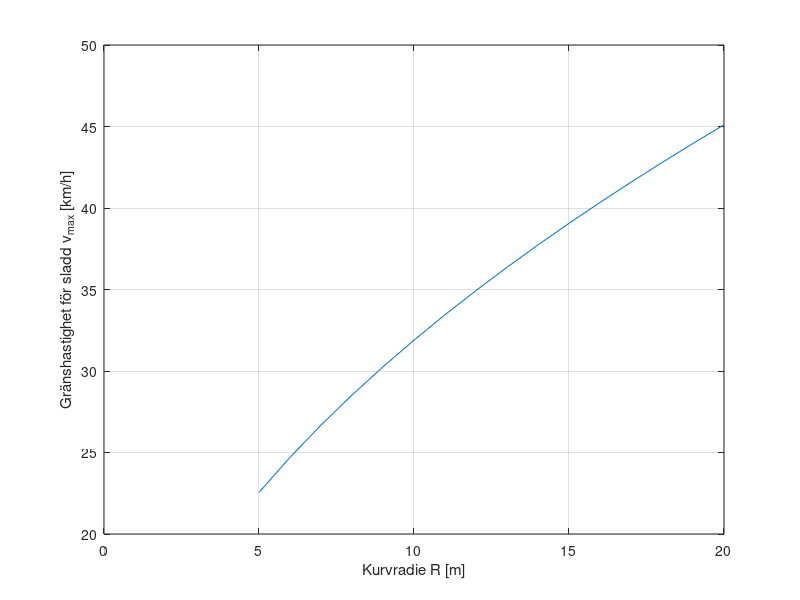

MATLAB code for this plot: (Note: this script raises an error after producing the figure.)
%% LastfordelningAxlar
% Program för bestämning av lastfördelning mellan fram och bakaxel på
% gokarten under olika körfall
%
% Anders Söderberg, KTH-Maskinkonstruktion, 2018-08-31
%

%% Städar
clear all
close all
clc

%% Givna in data
% Massa och masscentrum för gokart inkl. förare
L1   = 0.658;
L2   = 0.600;
B1   = 0.410;               % Masscentrums läge relativit vänster hjul [m]
B2   = 0.410;               % Masscentrums läge relativit höger hjul [m]
H1   = 0.400;               % Masscentrums läge över marknivån [m]
m    = 120;                 % Massa inkl. förare [kg]
r    = 0.135;               % Hjulradie [mm]

% Data för drivlinan
u    = 2;                   % Utväxling [-]
eta  = 0.95;                % Verkningsgrad [-]
Mmax = 11.2;                % Maximalt motormoment enligt datablad [Nm]

% Fysikaliska parametrar
mu   = 0.8;                 % Friktionstal mellan däck och vägbana [ - ]
g    = 9.81;                % Tyngdacceleration [m/s^2]


%% Beräkning av lastfördelning mellan fram och bakaxel för olika körfall
% Acceleration med maximalt motormoment
F(1) = u*eta*Mmax/r;                    % Drivande kraft [N]
a(1) = F(1)/m;                          % Acceleration [m/s^2]
N_fram(1)= (m*g*L2 -F(1)*H1)/(L1+L2);   % Normalkrafter fram [N]
N_bak(1)= m*g -N_fram(1);               % Normalkrafter bak [N]

% Konstant hastighet
F(2) = 0;
a(2) = F(2)/m;
N_fram(2)= (m*g*L2 -F(2)*H1)/(L1+L2);   % Normalkrafter fram [N]
N_bak(2)= m*g -N_fram(2);               % Normalkrafter bak [N]

% Acceleration med maximalt motormoment
N_bak(3)= m*g*L1/(L1+L2+mu*H1) ;        % Normalkrafter bak [N]
N_fram(3)= m*g -N_bak(3);               % Normalkrafter fram [N]
F(3) = -mu*N_bak(3);
a(3) = F(3)/m;

% Tar fram lastfördelning mellan fram och bak
Last_fram = zeros(3,1); Last_bak = Last_fram;

for i = 1:3
    Last_fram(i) = N_fram(i)/(m*g);
    Last_bak(i) = N_bak(i)/(m*g);
end

% Tabell med lastfördelning
Fall_axel ={'Acceleration        ' 'Konstant hastighet  ' 'Inbromsning         '};
disp(['                    ' 'Fram   ' 'Bak'])
for i =1:3
    disp([Fall_axel{i} num2str(round(Last_fram(i)*100)) '%      ' num2str(round(Last_bak(i)*100)) '% '])
end
disp(' ')

% Tabell med normalkrafterna
disp(['                    ' 'Fram   ' 'Bak'])
for i =1:3
    disp([Fall_axel{i} num2str(round(N_fram(i))) ' N     ' num2str(round(N_bak(i))) ' N'])
end
disp(' ')



%%  LastfordelningSida.m
% Program för beräkning av lastfördelning och maximal hastighet vid kurvtagning
% 
% Anders Söderberg KTH Maskinkonstruktion 2018-08-31
disp('- - - - - - - - - - - - - - - - - - - - - - - - - - -')
%% Bestämning av masscentrums maximala höjd över marken för att undvika tippning

Bmin = min(B1,B2);              % Avgör minsta avstånd från masscentrum till hjul [m]
H1max = Bmin/mu;                % Beräknar maximalt tillåtet värde på H1

%% Bestämning av maximal kurvhastighet för att undvika sladd

R = [5:20];                     % Kurvradier [m]
v  = sqrt(mu*g*R);              % Maximal hastiget för att undvika sladd [m/s]

%% Bestämning av normalkrafter i olika körfall

% Vänsterkurva på gränsen till sladd
N_left(1) = m*g*(B2-mu*H1)/(B1+B2); % Normalkraft på vänster sida [N]
N_right(1) = m*g -N_left(1);             % Normalkraft på höger sida [N]

% Körning rakt fram
N_left(2) = m*g*B2/(B1+B2);         % Normalkraft på vänster sida [N]
N_right(2) = m*g -N_left(2);             % Normalkraft på höger sida [N]

% Högerkurva på gränsen till sladd
N_left(3) = m*g*(B2+mu*H1)/(B1+B2); % Normalkraft på vänster sida [N]
N_right(3) = m*g -N_left(3);             % Normalkraft på höger sida [N]

%% Presentation av resultat

% Skriver ut massecntrums maximalt tillåtna höjd över marken
disp(' ')
disp(['H1max = ' num2str(round(H1max*1e3)) ' mm']);
disp(' ')

% Graf som visar vmax som funktion av kurvradien
figure
plot(R,v*3.6)
xlabel('Kurvradie R [m]')
ylabel('Gränshastighet för sladd v_m_a_x [km/h]')
grid on

% Tar fram lastfördelningen mellan sidorna
Last_left = zeros(3,1); Last_right = Last_left;
for i = 1:3
    Last_left(i) = N_left(i)/(m*g);
    Last_right(i) = N_right(i)/(m*g);
end

% Tabell med lastfördelning
Fall_sida ={'Vänster kurva   ' 'Rakt            ' 'Höger kurva     '};
disp(['               ' 'Vänster   ' 'Höger'])
for i =1:3
    disp([Fall_sida{i} num2str(round(Last_left(i)*100)) '%      ' num2str(round(Last_right(i)*100)) '% '])
end
disp(' ')

disp(['               ' 'Vänster   ' 'Höger'])
for i =1:3
    disp([Fall_sida{i} num2str(round(N_left(i))) ' N     ' num2str(round(N_right(i))) ' N'])
end
disp(' ')

disp('- - - - - - - - - - - - - - - - - - - - - - - - - - -')
%%

% Tar fram normalkrafter mellan framdäck och vägbana, dessa krafter
% blir de som kommer verka i lagren??

% Skapar vektorer
Last_front_left = zeros(5,1); Last_front_right = Last_front_left;

% Lastfördelning fram för Vänster sida
Last_front_left(1) = Last_fram(2)*Last_left(1);
Last_front_left(2) = Last_fram(1)*Last_left(2);
Last_front_left(3) = Last_fram(2)*Last_left(2);
Last_front_left(4) = Last_fram(3)*Last_left(2);
Last_front_left(5) = Last_fram(2)*Last_left(3);

%Lastfördelning fram för Höger sida
Last_front_right(1) = Last_fram(2)*Last_right(1);
Last_front_right(2) = Last_fram(1)*Last_right(2);
Last_front_right(3) = Last_fram(2)*Last_right(2);
Last_front_right(4) = Last_fram(3)*Last_right(2);
Last_front_right(5) = Last_fram(2)*Last_right(3);

% Krafter fram
Kraft_left = zeros(5); Kraft_right = Kraft_left;
for i = 1:5
    Kraft_right(i) = Last_front_right(i)*m*g;
    Kraft_left(i) = Last_front_left(i)*m*g;
end



% Visar tabell över total lastfördelning fram
Fall_fram ={'Vänstersväng        ' 'Acceleration        ' 'Konstant hastighet  ' 'Inbromsning         ' 'Högersväng          '};
disp(['                    ' 'Vänster   ' 'Höger'])
for i =1:5
    disp([Fall_fram{i} num2str(round(Last_front_left(i)*100)) '%      ' num2str(round(Last_front_right(i)*100)) '% '])
end
disp(' ')

% Visar tabell över totala normalkrafter fram
disp(['                    ' 'Vänster   ' 'Höger'])
for i =1:5
    disp([Fall_fram{i} num2str(round(Kraft_left(i))) ' N     ' num2str(round(Kraft_right(i))) ' N'])
end
disp(' ')

disp('- - - - - - - - - - - - - - - - - - - - - - - - - - -')

%% Beräkning av lagerkrafter ?? och livslängder

% Data för däck
v_kon = 50/3.6;
r = 0.254;
omkrets = pi*2*r;
n_kon = 60*(v_kon/omkrets);

% Krav

Min_s = 3000;                       % Minimala sträckan gokarten ska gå [mil]
Min_n = Min_s*10000*10^-6/omkrets   % Minimalt antal miljoner 
                                    % varv hjul/lager snurrar för sträckan

U1 = 0.25;      % Andel den körs i konstant hastighet i högerkurva
U2 = 0.25;      % Andel den körs i konstant hastighet i vänsterkurva
U3 = 0.25;      % Andel den körs i maximal acceleration på raksträcka
U4 = 0.10;      % Andel den körs i konstant hastighet på raksträcka
U5 = 0.15;      % Andel av sträckan den bromsas in från 50km/h

U_vec = [U1 U2 U3 U4 U5];

% Lagerdata 629 spårkullager
C0 = 1960;
C = 4750;
f0 = 12;
p = 3;
d = 0.009;
D = 0.026;

%% Olika fall för körning rakt fram

% Livslängd för främre lager vid konstant hastighet [vänster lager]
Fa_kon = 0;
Fr_kon = Kraft_left(3);
P_kon = Ekv_kraft_fun(Fr_kon,Fa_kon,f0,C0);
L10_kon = L10_fun(C,p,P_kon);

% Livsläng för främre lager vid acceleration [vänster lager]
Fa_acc = 0;
Fr_acc = Kraft_left(2);
P_acc = Ekv_kraft_fun(Fr_acc,Fa_acc,f0,C0);
L10_acc = L10_fun(C,p,P_acc);

% Livslängd för främre lager vid inbromsning [vänster lager]
Fa_broms = 0;
Fr_broms = Kraft_left(4);
P_broms = Ekv_kraft_fun(Fr_broms,Fa_broms,f0,C0);
L10_broms = L10_fun(C,p,P_broms);


%% Olika fall för svängning

R = 6;
v_turn = 24.7/3.6;

% Livslängd för frömre lager vid vänstersväng [vänster lager]
Fa_turn_l = (m*v_turn^2)/R;
Fr_turn_l = Kraft_left(1);
P_turn_l = Ekv_kraft_fun(Fr_turn_l,Fa_turn_l,f0,C0);
L10_turn_l = L10_fun(C,p,P_turn_l);

% Livslängd för frömre lager vid högersväng [vänster lager]
Fa_turn_r = (m*v_turn^2)/R;
Fr_turn_r = Kraft_left(5);
P_turn_r = Ekv_kraft_fun(Fr_turn_r,Fa_turn_r,f0,C0);
L10_turn_r = L10_fun(C,p,P_turn_r);



%% Total livslängd

L10_vec = [L10_turn_l L10_turn_r L10_acc L10_kon L10_broms];

L10_tot = L10_tot_fun(L10_vec,U_vec)




%%
function L10 = L10_fun(C,p,P)
    L10 = (C/P)^p;
end

function L10h = L10h_fun(C,p,P,n)
    L10 = L10_fun(C,p,P);
    L10h = L10*(10^6)/(60*n);
end

function L10_tot = L10_tot_fun(L10_vec,U_vec)
    kvot = zeros(length(L10_vec),1);

    for i = 1:length(L10_vec)
        kvot(i) = U_vec(i)/L10_vec(i);
    end

    L10_tot = 1/sum(kvot);
end

function P = Ekv_kraft_fun(Fr,Fa,f0,C0)
    e_vec = [0.19 0.22 0.26 0.28 0.3 0.34 0.38 0.42 0.44];

    if Fa/Fr < max(e_vec)
        P = Fr;
    else
        [X,Y] = interpol_fun(Fa,f0,C0);
        P = X*Fr + Y*Fa;
    end

end

function [X,Y] = interpol_fun(Fa,f0,C0)

    x = (f0*Fa/C0);
    
    Y_vec = [2.3 1.99 1.71 1.55 1.45 1.31 1.15 1.04 1];
    x_vec = [0.172 0.345 0.689 1.03 1.38 2.07 3.45 5.17 6.89];
    X = 0.56;

    x_vec(10) = x;
    x_vec = sort(x_vec);
    i = find(x_vec==x);

    Y = Y_vec(i) + (Y_vec(i-1)-Y_vec(i))*(x_vec(i+1)-x_vec(i))/(x_vec(i+1)-x_vec(i-1));

end


































 